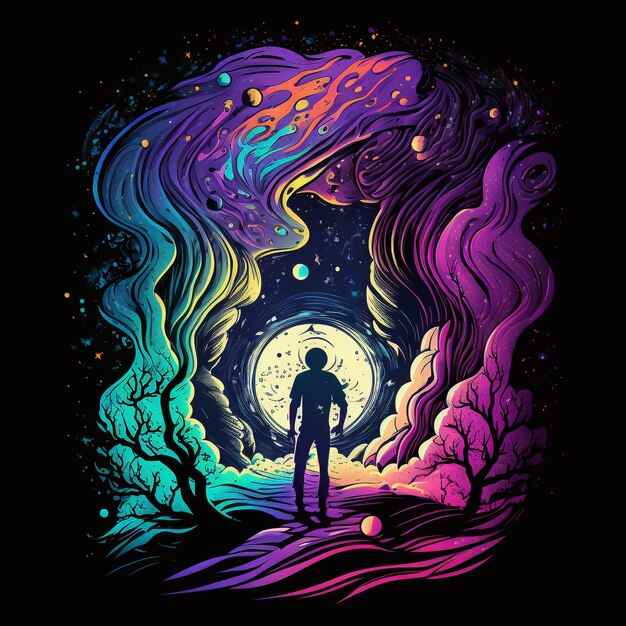
#> input picture image2.jpg, 626 x 626 px, found by its file name
$ python 'questão2.py'
#> lines starting #> are read from the running program, lines starting #| are printed output that depends on the picture
import cv2
from matplotlib import pyplot as plt

image_path = "C:/Users/Noeeme/OneDrive/Imagens/image2.jpg"

image = cv2.imread(image_path)
#> image is the input picture: shape (626, 626, 3); mean B, G, R 52.2, 36.2, 43.3
if(image is not None) :
    image_rgb = cv2.cvtColor(image, cv2.COLOR_BGR2RGB)
    blurred_image = cv2.blur(image, (5, 5))
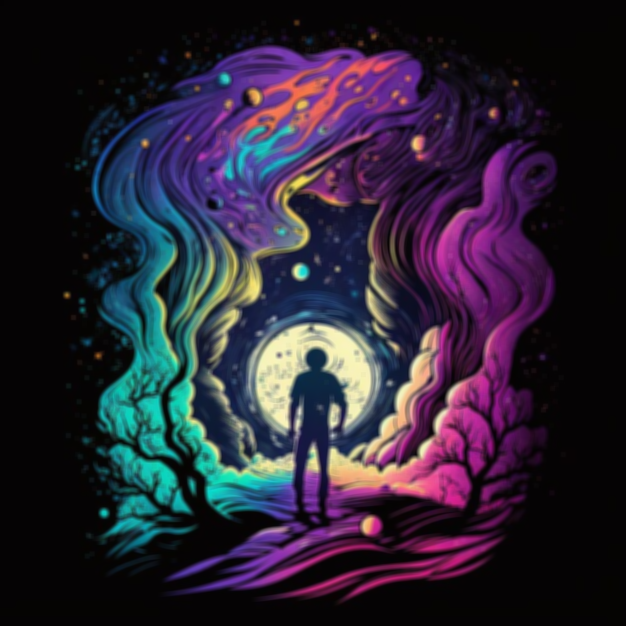
#> blurred_image: shape (626, 626, 3); mean B, G, R 52.2, 36.2, 43.3
    processed_image = cv2.medianBlur(image, 3)
    blurred_image2 = cv2.GaussianBlur(image, (7, 7), 0)

def pltNormalImage():
    plt.subplot(1,2,1)
    plt.imshow(image_rgb)
    plt.title('Imagem 2d Normal')

i = 1
while i < 3 :

    if i == 1 :
        pltNormalImage()
        plt.subplot(1, 2, 2)
        plt.imshow(cv2.cvtColor(blurred_image, cv2.COLOR_BGR2RGB))
        plt.title('Imagem 2d Suavizada (Filtro de Média)')
        plt.show()
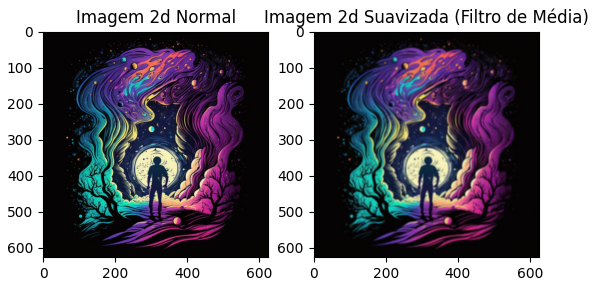
#> figure drawn by matplotlib, 2 panels
        i +=1

    if i == 2 :
        pltNormalImage()
        plt.subplot(1, 2, 2)
        plt.imshow(cv2.cvtColor(processed_image, cv2.COLOR_BGR2RGB))
        plt.title('Imagem 2d Suavizada (Filtro de Mediana)')
        plt.show()
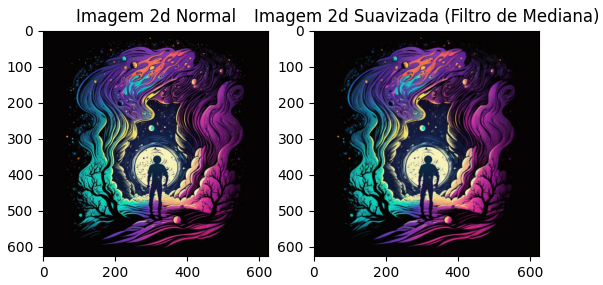
#> figure drawn by matplotlib, 2 panels
        i +=1

    if i == 3 :
        pltNormalImage()
        plt.subplot(1, 2, 2)
        plt.imshow(cv2.cvtColor(blurred_image2, cv2.COLOR_BGR2RGB))
        plt.title('Imagem 2d Suavizada (Filtro Gaussiano)')
        plt.show()
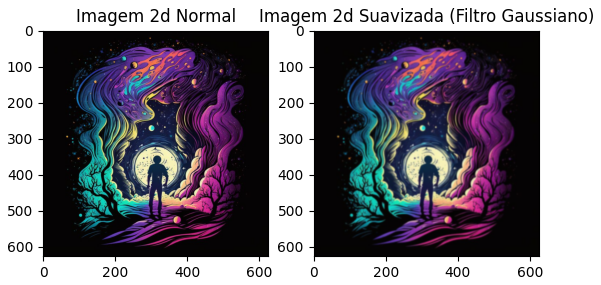
#> figure drawn by matplotlib, 2 panels
        i += 1

$ run again, with image1.jpg copied over image2.jpg
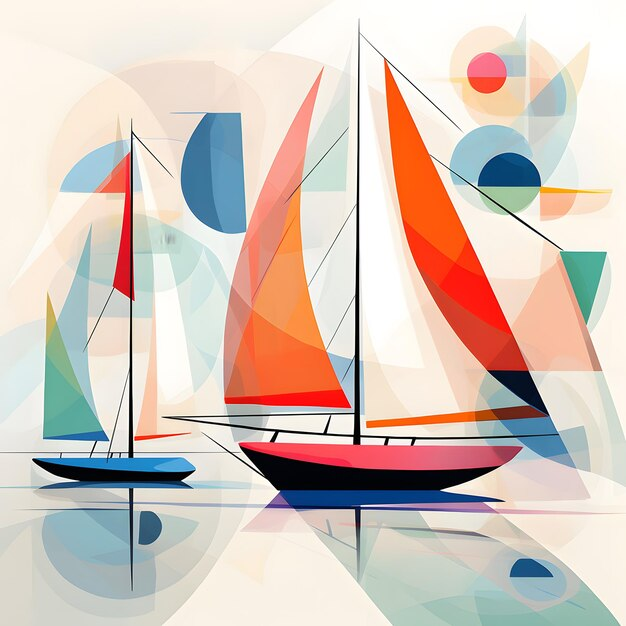
#> input picture image1.jpg, 626 x 626 px, found by its file name
#> image is the input picture: shape (626, 626, 3); mean B, G, R 189.3, 198.7, 214.1
#> `blurred_image = cv2.blur(image, (5, 5))`:
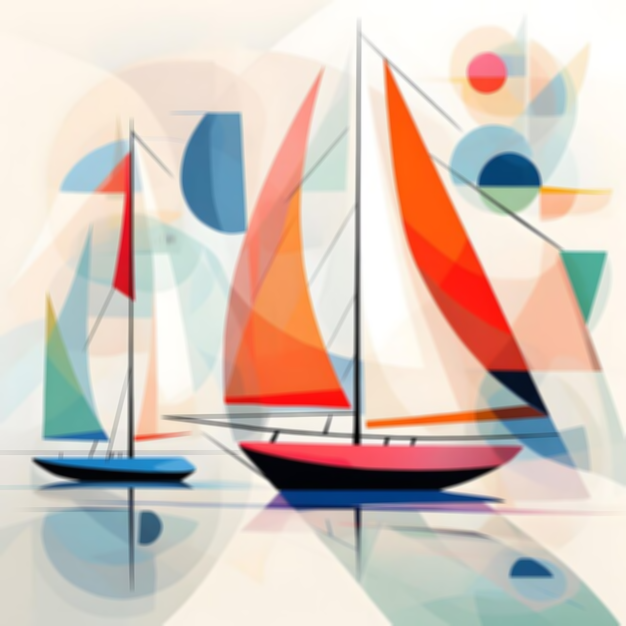
#> blurred_image: shape (626, 626, 3); mean B, G, R 189.3, 198.7, 214.1
#> `plt.show()`:
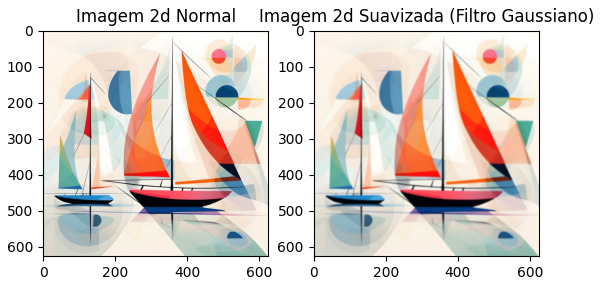
#> figure drawn by matplotlib, 2 panels
